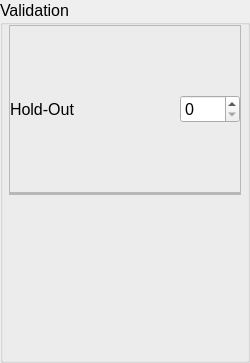
               <widget class="QGroupBox" name="validation_grp">
                <property name="minimumSize">
                 <size>
                  <width>250</width>
                  <height>363</height>
                 </size>
                </property>
                <property name="font">
                 <font>
                  <pointsize>12</pointsize>
                 </font>
                </property>
                <property name="title">
                 <string>Validation</string>
                </property>
                <layout class="QVBoxLayout" name="verticalLayout_19">
                 <property name="spacing">
                  <number>0</number>
                 </property>
                 <property name="leftMargin">
                  <number>6</number>
                 </property>
                 <property name="topMargin">
                  <number>0</number>
                 </property>
                 <property name="rightMargin">
                  <number>6</number>
                 </property>
                 <property name="bottomMargin">
                  <number>0</number>
                 </property>
                 <item>
                  <widget class="QFrame" name="frame_5">
                   <property name="frameShape">
                    <enum>QFrame::StyledPanel</enum>
                   </property>
                   <property name="frameShadow">
                    <enum>QFrame::Raised</enum>
                   </property>
                   <layout class="QHBoxLayout" name="horizontalLayout_37">
                    <property name="spacing">
                     <number>0</number>
                    </property>
                    <property name="leftMargin">
                     <number>0</number>
                    </property>
                    <property name="topMargin">
                     <number>0</number>
                    </property>
                    <property name="rightMargin">
                     <number>0</number>
                    </property>
                    <property name="bottomMargin">
                     <number>0</number>
                    </property>
                    <item>
                     <widget class="QLabel" name="checkBox_2">
                      <property name="font">
                       <font>
                        <pointsize>12</pointsize>
                       </font>
                      </property>
                      <property name="text">
                       <string>Hold-Out</string>
                      </property>
                     </widget>
                    </item>
                    <item alignment="Qt::AlignRight">
                     <widget class="QSpinBox" name="crossVal_spinBox_2">
                      <property name="minimumSize">
                       <size>
                        <width>60</width>
                        <height>0</height>
                       </size>
                      </property>
                      <property name="font">
                       <font>
                        <pointsize>12</pointsize>
                       </font>
                      </property>
                     </widget>
                    </item>
                   </layout>
                  </widget>
                 </item>
                 <item alignment="Qt::AlignTop">
                  <widget class="QFrame" name="frame_6">
                   <property name="frameShape">
                    <enum>QFrame::StyledPanel</enum>
                   </property>
                   <property name="frameShadow">
                    <enum>QFrame::Raised</enum>
                   </property>
                   <layout class="QHBoxLayout" name="horizontalLayout_43">
                    <property name="spacing">
                     <number>0</number>
                    </property>
                    <property name="leftMargin">
                     <number>0</number>
                    </property>
                    <property name="topMargin">
                     <number>0</number>
                    </property>
                    <property name="rightMargin">
                     <number>0</number>
                    </property>
                    <property name="bottomMargin">
                     <number>0</number>
                    </property>
                   </layout>
                  </widget>
                 </item>
                </layout>
               </widget>
